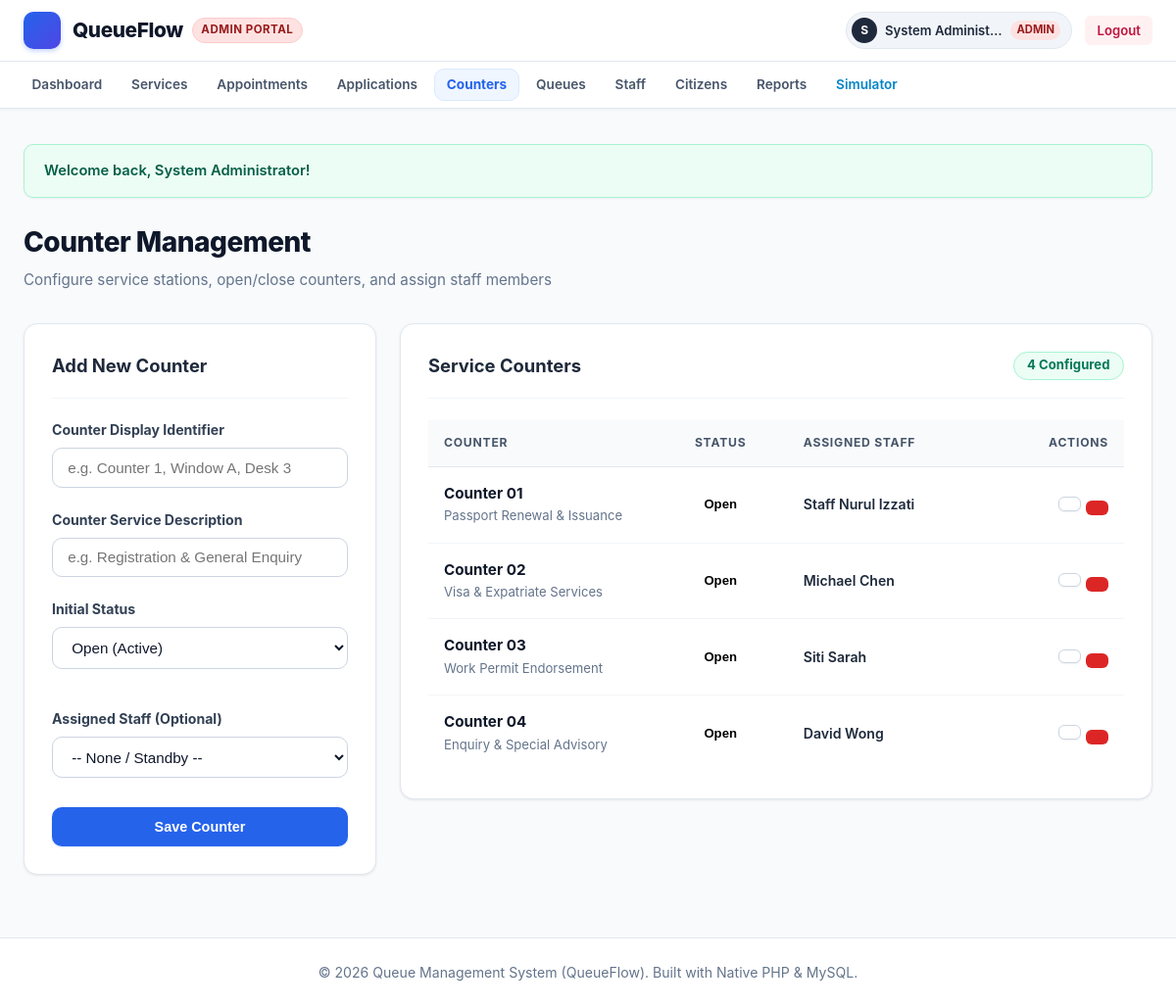
Screenshot of /admin/counters.php (signed in) with the database file from the repository.
### tables this page shows
CREATE TABLE `users` (
  `id` INT AUTO_INCREMENT PRIMARY KEY,
  `username` VARCHAR(50) NOT NULL UNIQUE,
  `email` VARCHAR(100) NULL UNIQUE,
  `password` VARCHAR(255) NOT NULL,
  `full_name` VARCHAR(100) NOT NULL,
  `ic_passport` VARCHAR(50) NULL,
  `phone` VARCHAR(30) NULL,
  `role` ENUM('admin', 'staff', 'user') NOT NULL DEFAULT 'user',
  `status` ENUM('active', 'inactive') NOT NULL DEFAULT 'active',
  `created_at` TIMESTAMP DEFAULT CURRENT_TIMESTAMP
);

CREATE TABLE `counters` (
  `id` INT AUTO_INCREMENT PRIMARY KEY,
  `counter_number` VARCHAR(30) NOT NULL UNIQUE,
  `counter_name` VARCHAR(100) NOT NULL,
  `status` ENUM('open', 'closed') NOT NULL DEFAULT 'open',
  `current_staff_id` INT NULL,
  `designated_service_id` INT NULL,
  `created_at` TIMESTAMP DEFAULT CURRENT_TIMESTAMP,
  CONSTRAINT `fk_counter_staff` FOREIGN KEY (`current_staff_id`) REFERENCES `users` (`id`) ON DELETE SET NULL,
  CONSTRAINT `fk_counter_service` FOREIGN KEY (`designated_service_id`) REFERENCES `services` (`id`) ON DELETE SET NULL
);

### admin/counters.php (the view, shortened to what the rows shown need)
<?php
require_once __DIR__ . '/../includes/auth.php';
require_once __DIR__ . '/../includes/functions.php';
$pdo = getDBConnection();
$staffList = $pdo->query("SELECT id, full_name, username FROM users WHERE status = 'active' ORDER BY full_name ASC")->fetchAll();
$counters = $pdo->query("
    SELECT c.*, u.full_name AS staff_name
    FROM counters c
    LEFT JOIN users u ON c.current_staff_id = u.id
    ORDER BY c.id ASC
")->fetchAll();
$editCounter = null;
require_once __DIR__ . '/../includes/header.php';
?>
<div class="page-header">
    <div>
        <h1 class="page-title"><?php echo getIcon('counter', 26); ?> Counter Management</h1>
    </div>
</div>
<div class="counters-layout" style="display: grid; grid-template-columns: 360px minmax(0, 1fr); gap: 1.5rem; align-items: start;">
    <div class="card">
        <div class="card-header">
            <h2 class="card-title">
                <?php echo $editCounter ? getIcon('edit', 18) . ' Edit Counter' : getIcon('plus', 18) . ' Add New Counter'; ?>
            </h2>
        </div>
    </div>
    <div class="card" style="overflow: hidden;">
        <div class="card-header" style="display: flex; justify-content: space-between; align-items: center;">
            <h2 class="card-title"><?php echo getIcon('desktop', 18); ?> Service Counters</h2>
        </div>
        <div style="overflow-x: auto; width: 100%;">
            <table class="table" style="width: 100%; border-collapse: collapse;">
                <thead>
                    <tr>
                        <th style="width: 32%; padding: 0.9rem 1rem;">Counter</th>
                        <th style="width: 20%; padding: 0.9rem 0.75rem; text-align: center;">Status</th>
                        <th style="width: 28%; padding: 0.9rem 0.85rem;">Assigned Staff</th>
                        <th style="width: 20%; padding: 0.9rem 1rem; text-align: right;">Actions</th>
                    </tr>
                </thead>
                <tbody>
                    <?php foreach ($counters as $c): ?>
                        <tr>
                            <td style="padding: 1rem;">
                                <strong style="font-size: 0.95rem; color: #0f172a;"><?php echo e($c['counter_number']); ?></strong><br>
                                <small style="color: var(--text-muted); font-size: 0.82rem; line-height: 1.35; display: inline-block; margin-top: 0.15rem;"><?php echo e($c['counter_name']); ?></small>
                            </td>
                            <td style="padding: 1rem 0.75rem; text-align: center;">
                                <form method="POST" action="counters.php" style="display:inline-block; margin: 0;">
                                    <button type="submit" style="background: none; border: none; padding: 0; cursor: pointer; display: inline-flex;" title="Click to toggle status">
                                        <?php echo renderStatusBadge($c['status']); ?>
                                    </button>
                                </form>
                            </td>
                            <td style="padding: 1rem 0.85rem;">
                                <?php if (!empty($c['staff_name'])): ?>
                                    <span style="font-weight: 600; color: #1e293b; font-size: 0.88rem;"><?php echo e($c['staff_name']); ?></span>
                                <?php else: ?>
                                    <span style="color: var(--text-muted); font-size: 0.88rem;">-</span>
                                <?php endif; ?>
                            </td>
                            <td style="padding: 1rem; text-align: right;">
                                <div style="display: inline-flex; gap: 0.35rem; align-items: center; justify-content: flex-end;">
                                    <a href="counters.php?edit=<?php echo $c['id']; ?>" class="btn btn-sm btn-secondary" title="Edit" style="padding: 0.4rem 0.65rem;">
                                    </a>
                                    <form method="POST" action="counters.php" onsubmit="return confirm('Are you sure you want to delete <?php echo e($c['counter_number']); ?>?');" style="display:inline-block; margin: 0;">
                                        <button type="submit" class="btn btn-sm btn-danger" title="Delete" style="padding: 0.4rem 0.65rem;">
                                        </button>
                                    </form>
                                </div>
                            </td>
                        </tr>
                    <?php endforeach; ?>
                </tbody>
            </table>
        </div>
    </div>
</div>
<?php require_once __DIR__ . '/../includes/footer.php'; ?>

### includes/header.php (shortened to what the rows shown need)
<?php
require_once __DIR__ . '/../includes/auth.php';
require_once __DIR__ . '/../includes/functions.php';
$user = currentUser();
$baseUrl = '/Queue_management_system';
?>
<!DOCTYPE html>
<html lang="en">
<head>
    <link rel="stylesheet" href="<?php echo $baseUrl; ?>/assets/css/style.css">
</head>
<body>
<div class="app-container">
    <header class="header-wrapper">
        <div class="top-navbar">
            <div class="top-nav-container">
                <div class="top-nav-actions">
                    <?php if ($user): ?>
                        <div class="user-profile-badge">
                            <span class="user-avatar-circle" style="<?php echo ($user['role'] === 'user') ? 'background:#0284c7; color:#fff;' : ''; ?>">
                                <?php echo strtoupper(substr($user['full_name'], 0, 1)); ?>
                            </span>
                            <span class="user-name"><?php echo e($user['full_name']); ?></span>
                            <span class="user-role-tag <?php echo e($user['role']); ?>" style="<?php echo ($user['role'] === 'user') ? 'background:#e0f2fe; color:#0369a1;' : ''; ?>">
                                <?php echo strtoupper(e($user['role'])); ?>
                            </span>
                        </div>
                        <a href="<?php echo $baseUrl; ?>/logout.php" class="btn btn-logout btn-sm" title="Sign out of system">
                            <?php echo getIcon('log-out', 14); ?> <span>Logout</span>
                        </a>
                    <?php endif; ?>
                </div>
            </div>
        </div>
    </header>
    <main class="main-content">

### includes/functions.php (shortened to what the rows shown need)
<?php
function e($value) {
    return htmlspecialchars((string)$value, ENT_QUOTES, 'UTF-8');
}
function renderStatusBadge($status) {
    $badges = [
        'waiting'      => '<span class="badge badge-waiting"><span class="badge-dot dot-waiting"></span>' . getIcon('clock', 13) . ' Waiting</span>',
        'calling'      => '<span class="badge badge-calling"><span class="badge-dot dot-calling"></span>' . getIcon('bell', 13) . ' Calling</span>',
        'serving'      => '<span class="badge badge-serving"><span class="badge-dot dot-serving"></span>' . getIcon('play-circle', 13) . ' Serving</span>',
        'completed'    => '<span class="badge badge-completed"><span class="badge-dot dot-completed"></span>' . getIcon('check-circle', 13) . ' Completed</span>',
        'skipped'      => '<span class="badge badge-skipped"><span class="badge-dot dot-skipped"></span>' . getIcon('slash', 13) . ' Skipped</span>',
        'open'         => '<span class="badge badge-open"><span class="badge-dot dot-open"></span>' . getIcon('check', 13) . ' Open</span>',
        'closed'       => '<span class="badge badge-closed"><span class="badge-dot dot-closed"></span>' . getIcon('x', 13) . ' Closed</span>',
        'active'       => '<span class="badge badge-active"><span class="badge-dot dot-open"></span> Active</span>',
        'inactive'     => '<span class="badge badge-inactive"><span class="badge-dot dot-closed"></span> Inactive</span>',
        'confirmed'    => '<span class="badge badge-completed"><span class="badge-dot dot-completed"></span> Confirmed</span>',
        'pending'      => '<span class="badge badge-waiting"><span class="badge-dot dot-waiting"></span> Pending</span>',
        'cancelled'    => '<span class="badge badge-skipped"><span class="badge-dot dot-skipped"></span> Cancelled</span>',
        'approved'     => '<span class="badge badge-completed"><span class="badge-dot dot-completed"></span> Approved</span>',
        'submitted'    => '<span class="badge badge-calling"><span class="badge-dot dot-calling"></span> Submitted</span>',
        'under_review' => '<span class="badge badge-waiting"><span class="badge-dot dot-waiting"></span> Under Review</span>',
        'rejected'     => '<span class="badge badge-skipped"><span class="badge-dot dot-skipped"></span> Rejected</span>',
    ];
    return $badges[$status] ?? '<span class="badge">' . e(ucfirst($status)) . '</span>';
}
function getIcon($name, $size = 18, $class = "icon") {
    return $icons[$name] ?? '';
}

### rows the page displays
users: full_name "S", full_name "System Administ…", username "ADMIN"
counters: counter_number "Counter 01", counter_name "Passport Renewal & Issuance", status "Open", current_staff.full_name "Staff Nurul Izzati"
counters: counter_number "Counter 02", counter_name "Visa & Expatriate Services", status "Open", current_staff.full_name "Michael Chen"
counters: counter_number "Counter 03", counter_name "Work Permit Endorsement", status "Open", current_staff.full_name "Siti Sarah"
counters: counter_number "Counter 04", counter_name "Enquiry & Special Advisory", status "Open", current_staff.full_name "David Wong"

### other values shown
$_SESSION['flash_success'] "Welcome back, System Administrator!"
count($counters) "4"
